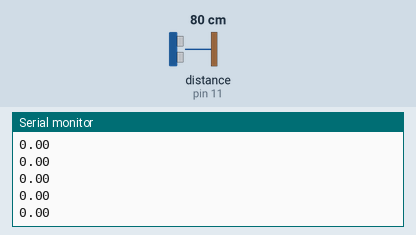
Simulated run of this sketch. Board: Arduino Uno, built with avr-gcc and run on an emulated ATmega328P. Shown: the last lines printed to the serial monitor. Wiring (inferred from the names in the program): ultrasonic range finder: trigger pin 12; echo pin 11. The inputs (shaded band) are chosen by the test bench; at power-on: distance to the obstacle (sensor on pin 11) 80 cm. The echo pulse lasts 58.3 µs per cm.

Above: at 1.2 s.
1.3 s: distance to the obstacle (sensor on pin 11) set to 9 cm
At 1.38 s:
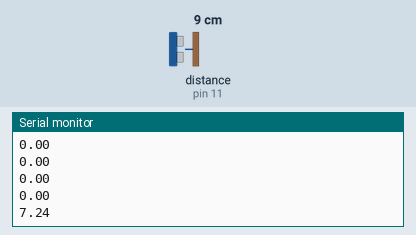
2.8 s: distance to the obstacle (sensor on pin 11) set to 18 cm
At 2.8 s:
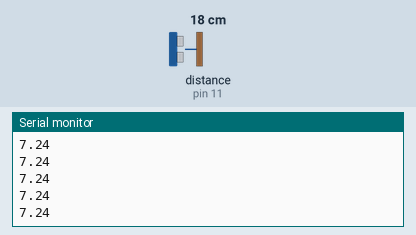
Timing chart, 0 to 5.8 s (numbered marks = the images above; inputs shaded):
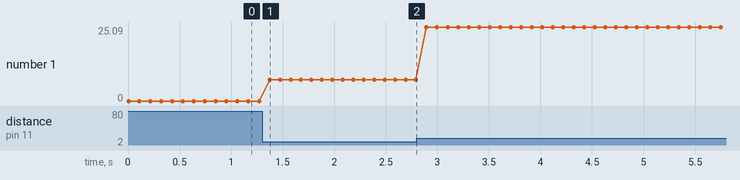

Measured:
- after the input at 1.3 s, the serial monitor: prints a new line after 0.07 s (image 1)
- plotted number 1: 0 → 7.24 after the input at 1.3 s, 7.24 → 25.09 after the input at 2.8 s

The sketch:

arduino_settings.ino
```cpp
#define TRIGGER_PIN 12
#define ECHO_PIN 11
#define MIN_DISTANCE_CM 0
#define MAX_DISTANCE_CM 45
#define OFFSET_DISTANCE_CM 10

void setup() {
  Serial.begin(9600);
  pinMode(TRIGGER_PIN, OUTPUT);
  pinMode(ECHO_PIN, INPUT);
}

void loop() {
  long duration;
  float distance;

  digitalWrite(TRIGGER_PIN, LOW);
  delayMicroseconds(2);
  digitalWrite(TRIGGER_PIN, HIGH);
  delayMicroseconds(10);
  digitalWrite(TRIGGER_PIN, LOW);

  duration = pulseIn(ECHO_PIN, HIGH);

  distance = duration * 0.034;

  if (distance >= MIN_DISTANCE_CM && distance <= MAX_DISTANCE_CM) {
    if (distance <= OFFSET_DISTANCE_CM) {
      distance = 0;
    } else {
      distance -= OFFSET_DISTANCE_CM;
    }
  } else {
    distance = 0;
  }

  Serial.println(distance, 2); // Imprime la distancia con 1 decimal

  delay(50);
  delay(50);
}
```
